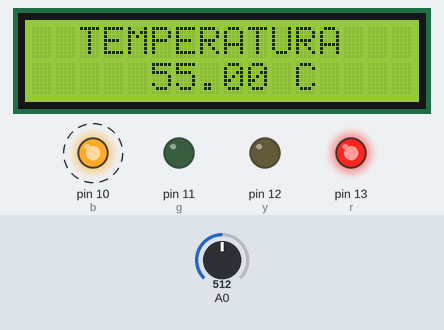
A sketch run on a simulated Arduino Uno, built with avr-gcc and run on an emulated ATmega328P. On the bench: 16×2 character LCD, output pins drawn as LEDs (lit = HIGH). Dashed ring = blinking. The test bench sets the inputs (shaded band); at power-on: A0 = 512.

Above: at 3.84 s.
4.3 s: A0 set to 333
At 5.01 s:
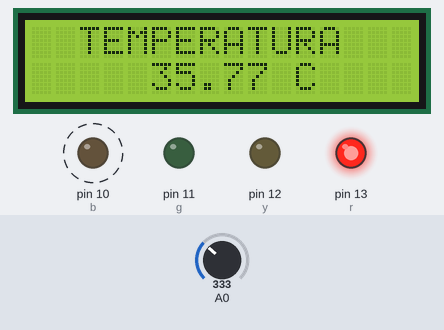
7.3 s: A0 set to 316
At 8.6 s:
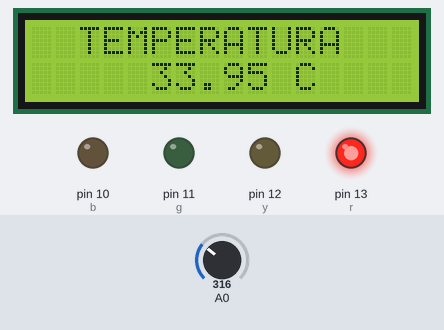
9.2 s: A0 set to 306
At 10.1 s:
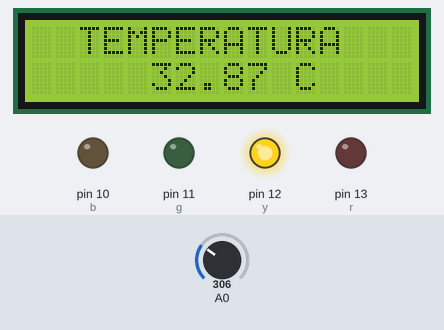
11.1 s: A0 set to 276
At 12.6 s:
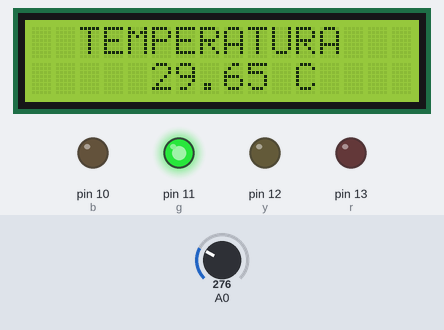
12.9 s: A0 set to 511
At 13.39 s:
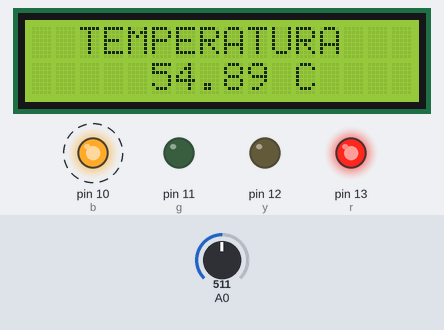
Timing chart, 0 to 16.9 s (numbered marks = the images above; inputs shaded):
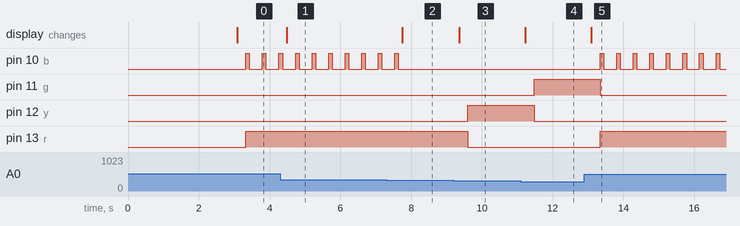

Measured:
- the behaviour switches between 317 and 316 on A0 (found by bisection; images 1 and 2)
- the behaviour switches between 289 and 288 on A0 (found by bisection; images 3 and 4)
- after the input at 4.3 s, the display: changes after 0.18 s (image 1)
- after the input at 7.3 s, pin 10 (b): goes on until 7.6 s, then stays LOW; the display: changes after 0.45 s (image 2)
- after the input at 9.2 s, pin 12 (y): LOW → HIGH after 0.41 s; pin 13 (r): HIGH → LOW after 0.41 s; the display: changes after 0.16 s (image 3)
- after the input at 11.1 s, pin 11 (g): LOW → HIGH after 0.38 s; pin 12 (y): HIGH → LOW after 0.38 s; the display: changes after 0.13 s (image 4)
- after the input at 12.9 s, pin 10 (b): alternates HIGH for 0.10 s and LOW for 0.37 s, starting after 0.45 s; pin 11 (g): HIGH → LOW after 0.45 s; pin 13 (r): LOW → HIGH after 0.45 s; the display: changes after 0.20 s (image 5)
- by itself, pin 10 (b): alternates HIGH for 0.10 s and LOW for 0.37 s

The sketch:

LCD_LM35.ino
```cpp
#include <LiquidCrystal.h>
LiquidCrystal lcd(9, 8, 5, 4, 3, 2);
float valorlido; //Float=decimais
#define r 13
#define y 12
#define g 11
#define b 10

void setup() {
pinMode(r, OUTPUT);
pinMode(y, OUTPUT);
pinMode(g, OUTPUT);
pinMode(b, OUTPUT);
lcd.begin(16,2);
analogReference(INTERNAL); // Referencia de 1.1V UNO (1.1/1024=0,913mv) 0,913mv de precisão ou seja 0,09ºC( INTERNAL1V1  Arduino Mega)
lcd.setCursor(3,0);
lcd.print("SENSOR DE");
lcd.setCursor(2,1);
lcd.print("TEMPERATURA");
delay(3000);
}

void loop() {
   valorlido=0;
   for(int i=0;i<100;i++){
   valorlido=valorlido+analogRead(A0);
}
 valorlido=valorlido/100; //Media de cem leituras
 valorlido=valorlido*(1.1/1024);//Converte valor lido para tensão
 valorlido=valorlido*100;//Converte para Graus = temperatura/(1C/10mv)
  lcd.clear();
  lcd.setCursor(2,0);
  lcd.print("TEMPERATURA");
  lcd.setCursor(5,1);
  lcd.print(valorlido);
  lcd.print(" C");
  delay(250);
  if(valorlido < 31){
    digitalWrite(g,1);
    digitalWrite(y,0);
    digitalWrite(r,0);
    digitalWrite(b,0);
  }
  if(valorlido >= 32 && valorlido <= 33){
    digitalWrite(g,0);
    digitalWrite(y,1);
    digitalWrite(r,0);
    digitalWrite(b,0);
  }
  if(valorlido > 34){
    digitalWrite(g,0);
    digitalWrite(y,0);
    digitalWrite(r,1);
    digitalWrite(b,1);
    delay(100);
    digitalWrite(b,0);
    delay(100);
  }


}
```
